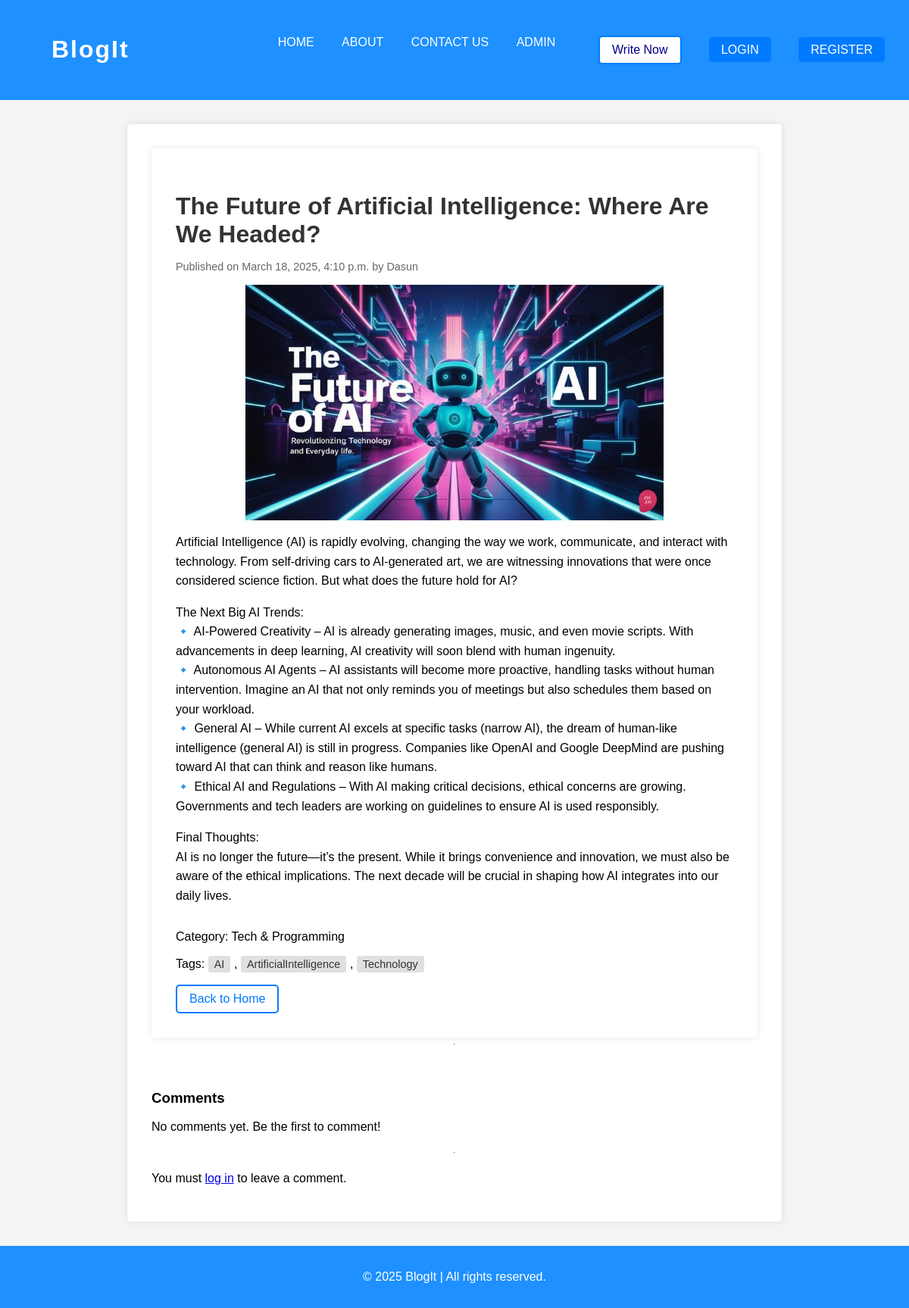
The page /post/19/ on the database its author committed.
### blog/models.py (models this page shows, shortened)
class Post(models.Model):
    title = models.CharField(max_length=200)
    content = models.TextField()
    image = models.ImageField(upload_to='blog_images/', blank=True, null=True)
    date_posted = models.DateTimeField(default=timezone.now())
    author = models.ForeignKey(User, on_delete=models.CASCADE)
    tags = TaggableManager()
    category = models.ForeignKey(Category, on_delete=models.SET_NULL, null=True, blank=True)

class Category(models.Model):
    name = models.CharField(max_length=100)

### blog/views.py (the view, shortened to what this page needs)
# urls.py: path('post/<int:pk>/', PostDetailView.as_view(), name = 'blog-detail'),
class PostDetailView(DetailView):
    model = Post
    template_name = 'blog/post_detail.html'
    context_object_name = 'posts'
    def get_context_data(self, **kwargs):
        context = super().get_context_data(**kwargs)
        context['comments'] = Comment.objects.filter(post=self.object).order_by('-date_posted')  # Get comments for the post
        context['comment_form'] = CommentForm()  # Add the comment form to the context
        context['reply_form'] = ReplyForm()  # Add the reply form to the context
        return context

### blog/templates/blog/post_detail.html (shortened to what this page needs)
{% extends 'blog/base.html' %}
{% block content %}
    <div class="container">
        <div class="post-card">
            <h2 class="post-title">{{ object.title }}</h2>
            <p class="post-meta">Published on {{ object.date_posted|date:"F j, Y, g:i a" }} by {{ object.author }}</p>
            {% if object.image %}
                 <img class="image" src="{{ object.image.url }}" alt="{{ object.title }}" style="max-width: 75%; height: auto;">
            {% endif %}
            <div class="post-content">
                {{ object.content|linebreaks }}
            </div>
            <p>Category: {{ object.category.name }}</p>
            <p>Tags:
            {% if object.tags.exists %}
                {% for tag in object.tags.all %}
                    <span class="tag">{{ tag.name }}</span>{% if not forloop.last %}, {% endif %}
                {% endfor %}
            {% else %}
                <span class="no-tags">No tags available</span>
            {% endif %}
            </p>
            <a href="{% url 'home' %}" class="abtn">Back to Home</a>
        </div>
        <hr>
   <div class="comments-section">
        <h3>Comments</h3>
        {% for comment in comments %}
            <div class="comment">
                <p><strong>{{ comment.author }}</strong> on {{ comment.date_posted|date:"F j, Y, g:i a" }}</p>
                <p>{{ comment.content }}</p>
                <div class="replies">
                    {% for reply in comment.replies.all %}
                        <div class="reply">
                            <p><strong>{{ reply.author }}</strong> on {{ reply.date_posted|date:"F j, Y, g:i a" }}</p>
                            <p>{{ reply.content }}</p>
                        </div>
                    {% endfor %}
                </div>
                <br>
                {% if user.is_authenticated %}
                    <form method="post" class="reply-form">
                        {% csrf_token %}
                        {{ reply_form.as_p }}
                        <input type="hidden" name="comment_id" value="{{ comment.id }}">
                        <button type="submit" name="reply_submit" class="abtn">Reply</button>
                    </form>
                {% else %}
                    <p>You must <a href="{% url 'login' %}">log in</a> to reply.</p>
                {% endif %}
            </div>
            <hr>
        {% empty %}
            <p>No comments yet. Be the first to comment!</p>
        {% endfor %}
    </div>
    <hr>
    {% if user.is_authenticated %}
        <div class="comment-form">
            <h3>Leave a Comment</h3>
            <form method="post">
                {% csrf_token %}
                {{ comment_form.as_p }}
                <button type="submit" name="comment_submit" class="abtn">Post Comment</button>
            </form>
        </div>
    {% else %}
        <p>You must <a href="{% url 'login' %}">log in</a> to leave a comment.</p>
    {% endif %}
{% endblock %}

### blog/static/blog/main.css (style rules this page uses)
body { font-family: Arial, sans-serif; margin: 0; padding: 0; background-color: #f4f4f4; display: flex; flex-direction: column; min-height: 100vh; }
.container { display: flex; flex-direction: column; flex: 1; }
.container { max-width: 800px; margin: 0 auto; padding: 2rem; background-color: #fff; border-radius: 5px; box-shadow: 0 0 10px rgba(0, 0, 0, 0.1); }
.post-card { padding: 2rem; background-color: #fff; border-radius: 5px; box-shadow: 0 0 10px rgba(0, 0, 0, 0.1); }
.post-title { margin-bottom: 1rem; font-size: 2rem; color: #333; }
.post-meta { margin-bottom: 1rem; color: #666; font-size: 0.9rem; }
.post-content { margin-bottom: 2rem; line-height: 1.6; }
.abtn { display: inline-block; padding: 0.5rem 1rem; background-color: transparent; color: #007bff; border: 2px solid #007bff; border-radius: 5px; text-decoration: none; font-size: 1rem; cursor: pointer; text-align: center; transition: background-color 0.3s ease, color 0.3s ease; }
.tag { display: inline-block; background-color: #e0e0e0; color: #333; padding: 0.2rem 0.5rem; border-radius: 3px; margin-right: 0.3rem; font-size: 0.9rem; }
.comments-section { margin-top: 2rem; }
.image { display: block; margin: 0 auto; max-width: 100%; height: auto; }

### rows shown on the page
Post: title "The Future of Artificial Intelligence: Where Are We Headed?", date_posted "March 18, 2025, 4:10 p.m.", author "Dasun", image (picture), content "Artificial Intelligence (AI) is rapidly evolving, changing the way we work, communicate, and interact with technology. From self-driving cars to AI-generated art, we are witnessing innovations that were once considered science fiction. But what does the future hold for AI? The Next Big AI Trends: 🔹 AI-Powered Creativity – AI is already generating images, music, and even movie scripts. With advancements in deep learning, AI creativity will soon blend with human ingenuity. 🔹 Autonomous AI Agents – AI assistants will become more proactive, handling tasks without human intervention. Imagine an AI that not only reminds you of meetings but also schedules them based on your workload. 🔹 General AI…", category.name "Tech & Programming"
Tag: name "AI"
Tag: name "ArtificialIntelligence"
Tag: name "Technology"
